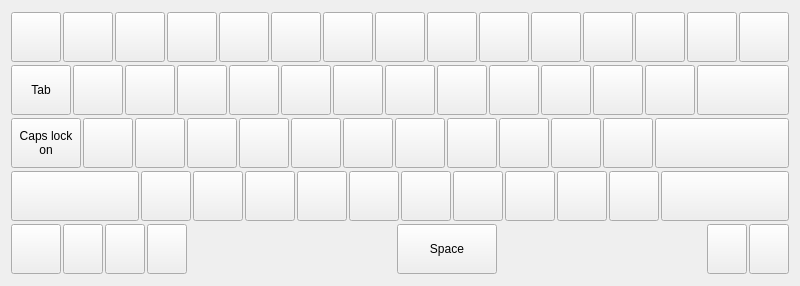
<?xml version="1.0" encoding="UTF-8"?>
<ui version="4.0">
 <class>RKeyboard</class>
 <widget class="QWidget" name="RKeyboard">
  <property name="geometry">
   <rect>
    <x>0</x>
    <y>0</y>
    <width>798</width>
    <height>286</height>
   </rect>
  </property>
  <property name="sizePolicy">
   <sizepolicy hsizetype="Fixed" vsizetype="Fixed">
    <horstretch>0</horstretch>
    <verstretch>0</verstretch>
   </sizepolicy>
  </property>
  <property name="windowTitle">
   <string>Form</string>
  </property>
  <layout class="QVBoxLayout" name="verticalLayout">
   <property name="spacing">
    <number>2</number>
   </property>
   <item>
    <layout class="QHBoxLayout" name="horizontalLayout">
     <property name="spacing">
      <number>2</number>
     </property>
     <item>
      <widget class="QPushButton" name="btn1_1">
       <property name="minimumSize">
        <size>
         <width>50</width>
         <height>50</height>
        </size>
       </property>
       <property name="maximumSize">
        <size>
         <width>50</width>
         <height>50</height>
        </size>
       </property>
       <property name="text">
        <string/>
       </property>
      </widget>
     </item>
     <item>
      <widget class="QPushButton" name="btn1_2">
       <property name="minimumSize">
        <size>
         <width>50</width>
         <height>50</height>
        </size>
       </property>
       <property name="maximumSize">
        <size>
         <width>50</width>
         <height>50</height>
        </size>
       </property>
       <property name="text">
        <string/>
       </property>
      </widget>
     </item>
     <item>
      <widget class="QPushButton" name="btn1_3">
       <property name="minimumSize">
        <size>
         <width>50</width>
         <height>50</height>
        </size>
       </property>
       <property name="maximumSize">
        <size>
         <width>50</width>
         <height>50</height>
        </size>
       </property>
       <property name="text">
        <string/>
       </property>
      </widget>
     </item>
     <item>
      <widget class="QPushButton" name="btn1_4">
       <property name="minimumSize">
        <size>
         <width>50</width>
         <height>50</height>
        </size>
       </property>
       <property name="maximumSize">
        <size>
         <width>50</width>
         <height>50</height>
        </size>
       </property>
       <property name="text">
        <string/>
       </property>
      </widget>
     </item>
     <item>
      <widget class="QPushButton" name="btn1_5">
       <property name="minimumSize">
        <size>
         <width>50</width>
         <height>50</height>
        </size>
       </property>
       <property name="maximumSize">
        <size>
         <width>50</width>
         <height>50</height>
        </size>
       </property>
       <property name="text">
        <string/>
       </property>
      </widget>
     </item>
     <item>
      <widget class="QPushButton" name="btn1_6">
       <property name="minimumSize">
        <size>
         <width>50</width>
         <height>50</height>
        </size>
       </property>
       <property name="maximumSize">
        <size>
         <width>50</width>
         <height>50</height>
        </size>
       </property>
       <property name="text">
        <string/>
       </property>
      </widget>
     </item>
     <item>
      <widget class="QPushButton" name="btn1_7">
       <property name="minimumSize">
        <size>
         <width>50</width>
         <height>50</height>
        </size>
       </property>
       <property name="maximumSize">
        <size>
         <width>50</width>
         <height>50</height>
        </size>
       </property>
       <property name="text">
        <string/>
       </property>
      </widget>
     </item>
     <item>
      <widget class="QPushButton" name="btn1_8">
       <property name="minimumSize">
        <size>
         <width>50</width>
         <height>50</height>
        </size>
       </property>
       <property name="maximumSize">
        <size>
         <width>50</width>
         <height>50</height>
        </size>
       </property>
       <property name="text">
        <string/>
       </property>
      </widget>
     </item>
     <item>
      <widget class="QPushButton" name="btn1_9">
       <property name="minimumSize">
        <size>
         <width>50</width>
         <height>50</height>
        </size>
       </property>
       <property name="maximumSize">
        <size>
         <width>50</width>
         <height>50</height>
        </size>
       </property>
       <property name="text">
        <string/>
       </property>
      </widget>
     </item>
     <item>
      <widget class="QPushButton" name="btn1_10">
       <property name="minimumSize">
        <size>
         <width>50</width>
         <height>50</height>
        </size>
       </property>
       <property name="maximumSize">
        <size>
         <width>50</width>
         <height>50</height>
        </size>
       </property>
       <property name="text">
        <string/>
       </property>
      </widget>
     </item>
     <item>
      <widget class="QPushButton" name="btn1_11">
       <property name="minimumSize">
        <size>
         <width>50</width>
         <height>50</height>
        </size>
       </property>
       <property name="maximumSize">
        <size>
         <width>50</width>
         <height>50</height>
        </size>
       </property>
       <property name="text">
        <string/>
       </property>
      </widget>
     </item>
     <item>
      <widget class="QPushButton" name="btn1_12">
       <property name="minimumSize">
        <size>
         <width>50</width>
         <height>50</height>
        </size>
       </property>
       <property name="maximumSize">
        <size>
         <width>50</width>
         <height>50</height>
        </size>
       </property>
       <property name="text">
        <string/>
       </property>
      </widget>
     </item>
     <item>
      <widget class="QPushButton" name="btn1_13">
       <property name="minimumSize">
        <size>
         <width>50</width>
         <height>50</height>
        </size>
       </property>
       <property name="maximumSize">
        <size>
         <width>50</width>
         <height>50</height>
        </size>
       </property>
       <property name="text">
        <string/>
       </property>
      </widget>
     </item>
     <item>
      <widget class="QPushButton" name="btn1_14">
       <property name="minimumSize">
        <size>
         <width>50</width>
         <height>50</height>
        </size>
       </property>
       <property name="maximumSize">
        <size>
         <width>50</width>
         <height>50</height>
        </size>
       </property>
       <property name="text">
        <string/>
       </property>
      </widget>
     </item>
     <item>
      <widget class="QPushButton" name="btnBackspace">
       <property name="sizePolicy">
        <sizepolicy hsizetype="Expanding" vsizetype="Fixed">
         <horstretch>0</horstretch>
         <verstretch>0</verstretch>
        </sizepolicy>
       </property>
       <property name="minimumSize">
        <size>
         <width>50</width>
         <height>50</height>
        </size>
       </property>
       <property name="maximumSize">
        <size>
         <width>555</width>
         <height>50</height>
        </size>
       </property>
       <property name="text">
        <string/>
       </property>
       <property name="icon">
        <iconset resource="res.qrc">
         <normaloff>:/images/backspace.png</normaloff>:/images/backspace.png</iconset>
       </property>
       <property name="iconSize">
        <size>
         <width>32</width>
         <height>32</height>
        </size>
       </property>
      </widget>
     </item>
    </layout>
   </item>
   <item>
    <layout class="QHBoxLayout" name="horizontalLayout_2">
     <property name="spacing">
      <number>2</number>
     </property>
     <item>
      <widget class="QPushButton" name="btnTab">
       <property name="sizePolicy">
        <sizepolicy hsizetype="Expanding" vsizetype="Fixed">
         <horstretch>0</horstretch>
         <verstretch>0</verstretch>
        </sizepolicy>
       </property>
       <property name="minimumSize">
        <size>
         <width>50</width>
         <height>50</height>
        </size>
       </property>
       <property name="maximumSize">
        <size>
         <width>60</width>
         <height>50</height>
        </size>
       </property>
       <property name="text">
        <string>Tab</string>
       </property>
      </widget>
     </item>
     <item>
      <widget class="QPushButton" name="btn2_1">
       <property name="minimumSize">
        <size>
         <width>50</width>
         <height>50</height>
        </size>
       </property>
       <property name="maximumSize">
        <size>
         <width>50</width>
         <height>50</height>
        </size>
       </property>
       <property name="text">
        <string/>
       </property>
      </widget>
     </item>
     <item>
      <widget class="QPushButton" name="btn2_2">
       <property name="minimumSize">
        <size>
         <width>50</width>
         <height>50</height>
        </size>
       </property>
       <property name="maximumSize">
        <size>
         <width>50</width>
         <height>50</height>
        </size>
       </property>
       <property name="text">
        <string/>
       </property>
      </widget>
     </item>
     <item>
      <widget class="QPushButton" name="btn2_3">
       <property name="minimumSize">
        <size>
         <width>50</width>
         <height>50</height>
        </size>
       </property>
       <property name="maximumSize">
        <size>
         <width>50</width>
         <height>50</height>
        </size>
       </property>
       <property name="text">
        <string/>
       </property>
      </widget>
     </item>
     <item>
      <widget class="QPushButton" name="btn2_4">
       <property name="minimumSize">
        <size>
         <width>50</width>
         <height>50</height>
        </size>
       </property>
       <property name="maximumSize">
        <size>
         <width>50</width>
         <height>50</height>
        </size>
       </property>
       <property name="text">
        <string/>
       </property>
      </widget>
     </item>
     <item>
      <widget class="QPushButton" name="btn2_5">
       <property name="minimumSize">
        <size>
         <width>50</width>
         <height>50</height>
        </size>
       </property>
       <property name="maximumSize">
        <size>
         <width>50</width>
         <height>50</height>
        </size>
       </property>
       <property name="text">
        <string/>
       </property>
      </widget>
     </item>
     <item>
      <widget class="QPushButton" name="btn2_6">
       <property name="minimumSize">
        <size>
         <width>50</width>
         <height>50</height>
        </size>
       </property>
       <property name="maximumSize">
        <size>
         <width>50</width>
         <height>50</height>
        </size>
       </property>
       <property name="text">
        <string/>
       </property>
      </widget>
     </item>
     <item>
      <widget class="QPushButton" name="btn2_7">
       <property name="minimumSize">
        <size>
         <width>50</width>
         <height>50</height>
        </size>
       </property>
       <property name="maximumSize">
        <size>
         <width>50</width>
         <height>50</height>
        </size>
       </property>
       <property name="text">
        <string/>
       </property>
      </widget>
     </item>
     <item>
      <widget class="QPushButton" name="btn2_8">
       <property name="minimumSize">
        <size>
         <width>50</width>
         <height>50</height>
        </size>
       </property>
       <property name="maximumSize">
        <size>
         <width>50</width>
         <height>50</height>
        </size>
       </property>
       <property name="text">
        <string/>
       </property>
      </widget>
     </item>
     <item>
      <widget class="QPushButton" name="btn2_9">
       <property name="minimumSize">
        <size>
         <width>50</width>
         <height>50</height>
        </size>
       </property>
       <property name="maximumSize">
        <size>
         <width>50</width>
         <height>50</height>
        </size>
       </property>
       <property name="text">
        <string/>
       </property>
      </widget>
     </item>
     <item>
      <widget class="QPushButton" name="btn2_10">
       <property name="minimumSize">
        <size>
         <width>50</width>
         <height>50</height>
        </size>
       </property>
       <property name="maximumSize">
        <size>
         <width>50</width>
         <height>50</height>
        </size>
       </property>
       <property name="text">
        <string/>
       </property>
      </widget>
     </item>
     <item>
      <widget class="QPushButton" name="btn2_11">
       <property name="minimumSize">
        <size>
         <width>50</width>
         <height>50</height>
        </size>
       </property>
       <property name="maximumSize">
        <size>
         <width>50</width>
         <height>50</height>
        </size>
       </property>
       <property name="text">
        <string/>
       </property>
      </widget>
     </item>
     <item>
      <widget class="QPushButton" name="btn2_12">
       <property name="minimumSize">
        <size>
         <width>50</width>
         <height>50</height>
        </size>
       </property>
       <property name="maximumSize">
        <size>
         <width>50</width>
         <height>50</height>
        </size>
       </property>
       <property name="text">
        <string/>
       </property>
      </widget>
     </item>
     <item>
      <widget class="QPushButton" name="btnReturn1">
       <property name="sizePolicy">
        <sizepolicy hsizetype="Expanding" vsizetype="Fixed">
         <horstretch>0</horstretch>
         <verstretch>0</verstretch>
        </sizepolicy>
       </property>
       <property name="minimumSize">
        <size>
         <width>50</width>
         <height>50</height>
        </size>
       </property>
       <property name="maximumSize">
        <size>
         <width>16777215</width>
         <height>50</height>
        </size>
       </property>
       <property name="text">
        <string/>
       </property>
      </widget>
     </item>
    </layout>
   </item>
   <item>
    <layout class="QHBoxLayout" name="horizontalLayout_3">
     <property name="spacing">
      <number>2</number>
     </property>
     <item>
      <widget class="QPushButton" name="btnCaps">
       <property name="sizePolicy">
        <sizepolicy hsizetype="Expanding" vsizetype="Fixed">
         <horstretch>0</horstretch>
         <verstretch>0</verstretch>
        </sizepolicy>
       </property>
       <property name="minimumSize">
        <size>
         <width>50</width>
         <height>50</height>
        </size>
       </property>
       <property name="maximumSize">
        <size>
         <width>70</width>
         <height>50</height>
        </size>
       </property>
       <property name="text">
        <string>Caps lock
on</string>
       </property>
      </widget>
     </item>
     <item>
      <widget class="QPushButton" name="btn3_1">
       <property name="minimumSize">
        <size>
         <width>50</width>
         <height>50</height>
        </size>
       </property>
       <property name="maximumSize">
        <size>
         <width>50</width>
         <height>50</height>
        </size>
       </property>
       <property name="text">
        <string/>
       </property>
      </widget>
     </item>
     <item>
      <widget class="QPushButton" name="btn3_2">
       <property name="minimumSize">
        <size>
         <width>50</width>
         <height>50</height>
        </size>
       </property>
       <property name="maximumSize">
        <size>
         <width>50</width>
         <height>50</height>
        </size>
       </property>
       <property name="text">
        <string/>
       </property>
      </widget>
     </item>
     <item>
      <widget class="QPushButton" name="btn3_3">
       <property name="minimumSize">
        <size>
         <width>50</width>
         <height>50</height>
        </size>
       </property>
       <property name="maximumSize">
        <size>
         <width>50</width>
         <height>50</height>
        </size>
       </property>
       <property name="text">
        <string/>
       </property>
      </widget>
     </item>
     <item>
      <widget class="QPushButton" name="btn3_4">
       <property name="minimumSize">
        <size>
         <width>50</width>
         <height>50</height>
        </size>
       </property>
       <property name="maximumSize">
        <size>
         <width>50</width>
         <height>50</height>
        </size>
       </property>
       <property name="text">
        <string/>
       </property>
      </widget>
     </item>
     <item>
      <widget class="QPushButton" name="btn3_5">
       <property name="minimumSize">
        <size>
         <width>50</width>
         <height>50</height>
        </size>
       </property>
       <property name="maximumSize">
        <size>
         <width>50</width>
         <height>50</height>
        </size>
       </property>
       <property name="text">
        <string/>
       </property>
      </widget>
     </item>
     <item>
      <widget class="QPushButton" name="btn3_6">
       <property name="minimumSize">
        <size>
         <width>50</width>
         <height>50</height>
        </size>
       </property>
       <property name="maximumSize">
        <size>
         <width>50</width>
         <height>50</height>
        </size>
       </property>
       <property name="text">
        <string/>
       </property>
      </widget>
     </item>
     <item>
      <widget class="QPushButton" name="btn3_7">
       <property name="minimumSize">
        <size>
         <width>50</width>
         <height>50</height>
        </size>
       </property>
       <property name="maximumSize">
        <size>
         <width>50</width>
         <height>50</height>
        </size>
       </property>
       <property name="text">
        <string/>
       </property>
      </widget>
     </item>
     <item>
      <widget class="QPushButton" name="btn3_8">
       <property name="minimumSize">
        <size>
         <width>50</width>
         <height>50</height>
        </size>
       </property>
       <property name="maximumSize">
        <size>
         <width>50</width>
         <height>50</height>
        </size>
       </property>
       <property name="text">
        <string/>
       </property>
      </widget>
     </item>
     <item>
      <widget class="QPushButton" name="btn3_9">
       <property name="minimumSize">
        <size>
         <width>50</width>
         <height>50</height>
        </size>
       </property>
       <property name="maximumSize">
        <size>
         <width>50</width>
         <height>50</height>
        </size>
       </property>
       <property name="text">
        <string/>
       </property>
      </widget>
     </item>
     <item>
      <widget class="QPushButton" name="btn3_10">
       <property name="minimumSize">
        <size>
         <width>50</width>
         <height>50</height>
        </size>
       </property>
       <property name="maximumSize">
        <size>
         <width>50</width>
         <height>50</height>
        </size>
       </property>
       <property name="text">
        <string/>
       </property>
      </widget>
     </item>
     <item>
      <widget class="QPushButton" name="btn3_11">
       <property name="minimumSize">
        <size>
         <width>50</width>
         <height>50</height>
        </size>
       </property>
       <property name="maximumSize">
        <size>
         <width>50</width>
         <height>50</height>
        </size>
       </property>
       <property name="text">
        <string/>
       </property>
      </widget>
     </item>
     <item>
      <widget class="QPushButton" name="btnReturn2">
       <property name="sizePolicy">
        <sizepolicy hsizetype="Expanding" vsizetype="Fixed">
         <horstretch>0</horstretch>
         <verstretch>0</verstretch>
        </sizepolicy>
       </property>
       <property name="minimumSize">
        <size>
         <width>50</width>
         <height>50</height>
        </size>
       </property>
       <property name="maximumSize">
        <size>
         <width>16777215</width>
         <height>50</height>
        </size>
       </property>
       <property name="sizeIncrement">
        <size>
         <width>0</width>
         <height>40</height>
        </size>
       </property>
       <property name="text">
        <string/>
       </property>
       <property name="icon">
        <iconset resource="res.qrc">
         <normaloff>:/images/enter.png</normaloff>:/images/enter.png</iconset>
       </property>
       <property name="iconSize">
        <size>
         <width>32</width>
         <height>32</height>
        </size>
       </property>
      </widget>
     </item>
    </layout>
   </item>
   <item>
    <layout class="QHBoxLayout" name="horizontalLayout_4">
     <property name="spacing">
      <number>2</number>
     </property>
     <item>
      <widget class="QPushButton" name="btnLShift">
       <property name="sizePolicy">
        <sizepolicy hsizetype="Expanding" vsizetype="Fixed">
         <horstretch>0</horstretch>
         <verstretch>0</verstretch>
        </sizepolicy>
       </property>
       <property name="minimumSize">
        <size>
         <width>50</width>
         <height>50</height>
        </size>
       </property>
       <property name="maximumSize">
        <size>
         <width>555</width>
         <height>50</height>
        </size>
       </property>
       <property name="text">
        <string/>
       </property>
       <property name="icon">
        <iconset resource="res.qrc">
         <normaloff>:/images/shift.png</normaloff>:/images/shift.png</iconset>
       </property>
       <property name="iconSize">
        <size>
         <width>32</width>
         <height>32</height>
        </size>
       </property>
      </widget>
     </item>
     <item>
      <widget class="QPushButton" name="btn4_1">
       <property name="minimumSize">
        <size>
         <width>50</width>
         <height>50</height>
        </size>
       </property>
       <property name="maximumSize">
        <size>
         <width>50</width>
         <height>50</height>
        </size>
       </property>
       <property name="text">
        <string/>
       </property>
      </widget>
     </item>
     <item>
      <widget class="QPushButton" name="btn4_2">
       <property name="minimumSize">
        <size>
         <width>50</width>
         <height>50</height>
        </size>
       </property>
       <property name="maximumSize">
        <size>
         <width>50</width>
         <height>50</height>
        </size>
       </property>
       <property name="text">
        <string/>
       </property>
      </widget>
     </item>
     <item>
      <widget class="QPushButton" name="btn4_3">
       <property name="minimumSize">
        <size>
         <width>50</width>
         <height>50</height>
        </size>
       </property>
       <property name="maximumSize">
        <size>
         <width>50</width>
         <height>50</height>
        </size>
       </property>
       <property name="text">
        <string/>
       </property>
      </widget>
     </item>
     <item>
      <widget class="QPushButton" name="btn4_4">
       <property name="minimumSize">
        <size>
         <width>50</width>
         <height>50</height>
        </size>
       </property>
       <property name="maximumSize">
        <size>
         <width>50</width>
         <height>50</height>
        </size>
       </property>
       <property name="text">
        <string/>
       </property>
      </widget>
     </item>
     <item>
      <widget class="QPushButton" name="btn4_5">
       <property name="minimumSize">
        <size>
         <width>50</width>
         <height>50</height>
        </size>
       </property>
       <property name="maximumSize">
        <size>
         <width>50</width>
         <height>50</height>
        </size>
       </property>
       <property name="text">
        <string/>
       </property>
      </widget>
     </item>
     <item>
      <widget class="QPushButton" name="btn4_6">
       <property name="minimumSize">
        <size>
         <width>50</width>
         <height>50</height>
        </size>
       </property>
       <property name="maximumSize">
        <size>
         <width>50</width>
         <height>50</height>
        </size>
       </property>
       <property name="text">
        <string/>
       </property>
      </widget>
     </item>
     <item>
      <widget class="QPushButton" name="btn4_7">
       <property name="minimumSize">
        <size>
         <width>50</width>
         <height>50</height>
        </size>
       </property>
       <property name="maximumSize">
        <size>
         <width>50</width>
         <height>50</height>
        </size>
       </property>
       <property name="text">
        <string/>
       </property>
      </widget>
     </item>
     <item>
      <widget class="QPushButton" name="btn4_8">
       <property name="minimumSize">
        <size>
         <width>50</width>
         <height>50</height>
        </size>
       </property>
       <property name="maximumSize">
        <size>
         <width>50</width>
         <height>50</height>
        </size>
       </property>
       <property name="text">
        <string/>
       </property>
      </widget>
     </item>
     <item>
      <widget class="QPushButton" name="btn4_9">
       <property name="minimumSize">
        <size>
         <width>50</width>
         <height>50</height>
        </size>
       </property>
       <property name="maximumSize">
        <size>
         <width>50</width>
         <height>50</height>
        </size>
       </property>
       <property name="text">
        <string/>
       </property>
      </widget>
     </item>
     <item>
      <widget class="QPushButton" name="btn4_10">
       <property name="minimumSize">
        <size>
         <width>50</width>
         <height>50</height>
        </size>
       </property>
       <property name="maximumSize">
        <size>
         <width>50</width>
         <height>50</height>
        </size>
       </property>
       <property name="text">
        <string/>
       </property>
      </widget>
     </item>
     <item>
      <widget class="QPushButton" name="btnRShift">
       <property name="sizePolicy">
        <sizepolicy hsizetype="Expanding" vsizetype="Fixed">
         <horstretch>0</horstretch>
         <verstretch>0</verstretch>
        </sizepolicy>
       </property>
       <property name="minimumSize">
        <size>
         <width>50</width>
         <height>50</height>
        </size>
       </property>
       <property name="maximumSize">
        <size>
         <width>888</width>
         <height>50</height>
        </size>
       </property>
       <property name="text">
        <string/>
       </property>
       <property name="icon">
        <iconset resource="res.qrc">
         <normaloff>:/images/shift.png</normaloff>:/images/shift.png</iconset>
       </property>
       <property name="iconSize">
        <size>
         <width>32</width>
         <height>32</height>
        </size>
       </property>
      </widget>
     </item>
    </layout>
   </item>
   <item>
    <layout class="QHBoxLayout" name="horizontalLayout_5">
     <property name="spacing">
      <number>2</number>
     </property>
     <item>
      <widget class="QPushButton" name="btnOk">
       <property name="minimumSize">
        <size>
         <width>50</width>
         <height>50</height>
        </size>
       </property>
       <property name="maximumSize">
        <size>
         <width>100</width>
         <height>50</height>
        </size>
       </property>
       <property name="text">
        <string/>
       </property>
       <property name="iconSize">
        <size>
         <width>32</width>
         <height>32</height>
        </size>
       </property>
      </widget>
     </item>
     <item>
      <widget class="QPushButton" name="btnEn">
       <property name="minimumSize">
        <size>
         <width>40</width>
         <height>50</height>
        </size>
       </property>
       <property name="maximumSize">
        <size>
         <width>50</width>
         <height>50</height>
        </size>
       </property>
       <property name="text">
        <string/>
       </property>
       <property name="icon">
        <iconset resource="res.qrc">
         <normaloff>:/images/usa.png</normaloff>:/images/usa.png</iconset>
       </property>
       <property name="iconSize">
        <size>
         <width>32</width>
         <height>32</height>
        </size>
       </property>
      </widget>
     </item>
     <item>
      <widget class="QPushButton" name="btnAm">
       <property name="minimumSize">
        <size>
         <width>40</width>
         <height>50</height>
        </size>
       </property>
       <property name="maximumSize">
        <size>
         <width>50</width>
         <height>50</height>
        </size>
       </property>
       <property name="text">
        <string/>
       </property>
       <property name="icon">
        <iconset resource="res.qrc">
         <normaloff>:/images/armenia.png</normaloff>:/images/armenia.png</iconset>
       </property>
       <property name="iconSize">
        <size>
         <width>32</width>
         <height>32</height>
        </size>
       </property>
      </widget>
     </item>
     <item>
      <widget class="QPushButton" name="btnRu">
       <property name="minimumSize">
        <size>
         <width>40</width>
         <height>50</height>
        </size>
       </property>
       <property name="maximumSize">
        <size>
         <width>50</width>
         <height>50</height>
        </size>
       </property>
       <property name="text">
        <string/>
       </property>
       <property name="icon">
        <iconset resource="res.qrc">
         <normaloff>:/images/russia.png</normaloff>:/images/russia.png</iconset>
       </property>
       <property name="iconSize">
        <size>
         <width>32</width>
         <height>32</height>
        </size>
       </property>
      </widget>
     </item>
     <item>
      <spacer name="horizontalSpacer">
       <property name="orientation">
        <enum>Qt::Horizontal</enum>
       </property>
       <property name="sizeHint" stdset="0">
        <size>
         <width>40</width>
         <height>20</height>
        </size>
       </property>
      </spacer>
     </item>
     <item>
      <widget class="QPushButton" name="btnSpace">
       <property name="minimumSize">
        <size>
         <width>100</width>
         <height>40</height>
        </size>
       </property>
       <property name="maximumSize">
        <size>
         <width>400</width>
         <height>50</height>
        </size>
       </property>
       <property name="text">
        <string>Space</string>
       </property>
      </widget>
     </item>
     <item>
      <spacer name="horizontalSpacer_2">
       <property name="orientation">
        <enum>Qt::Horizontal</enum>
       </property>
       <property name="sizeHint" stdset="0">
        <size>
         <width>40</width>
         <height>20</height>
        </size>
       </property>
      </spacer>
     </item>
     <item>
      <widget class="QPushButton" name="btnList">
       <property name="minimumSize">
        <size>
         <width>40</width>
         <height>50</height>
        </size>
       </property>
       <property name="maximumSize">
        <size>
         <width>50</width>
         <height>50</height>
        </size>
       </property>
       <property name="text">
        <string/>
       </property>
       <property name="icon">
        <iconset resource="res.qrc">
         <normaloff>:/images/list.png</normaloff>:/images/list.png</iconset>
       </property>
       <property name="iconSize">
        <size>
         <width>32</width>
         <height>32</height>
        </size>
       </property>
      </widget>
     </item>
     <item>
      <widget class="QPushButton" name="btnCancel">
       <property name="minimumSize">
        <size>
         <width>0</width>
         <height>50</height>
        </size>
       </property>
       <property name="maximumSize">
        <size>
         <width>100</width>
         <height>50</height>
        </size>
       </property>
       <property name="text">
        <string/>
       </property>
       <property name="iconSize">
        <size>
         <width>32</width>
         <height>32</height>
        </size>
       </property>
      </widget>
     </item>
    </layout>
   </item>
  </layout>
 </widget>
 <resources>
  <include location="res.qrc"/>
 </resources>
 <connections/>
</ui>
